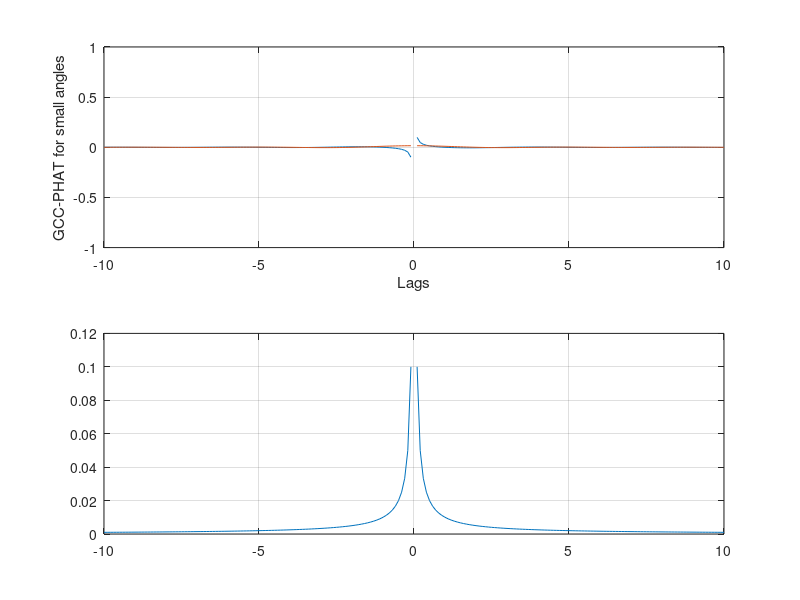

This figure's MATLAB source:
%GCC-PHAT for FIR filters with small angle approximationg

close all;
lags = (-10:0.1:10).';
f = 0.01*(1i.^lags)./lags;

figure;
subplot(211);
plot(lags,[real(f), imag(f)]);ylim([-1,1]);
xlabel('Lags');ylabel('GCC-PHAT for small angles');  grid on;
subplot(212);
plot(lags, abs(f));grid on;